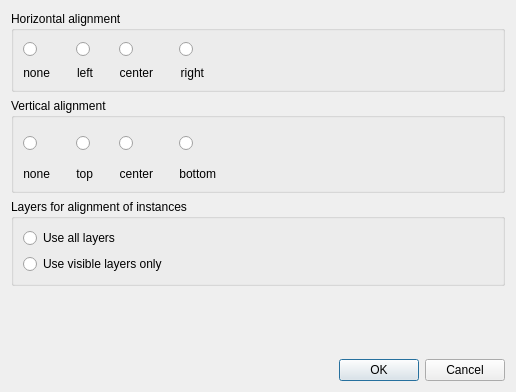
<ui version="4.0" >
 <class>AlignOptionsDialog</class>
 <widget class="QDialog" name="AlignOptionsDialog" >
  <property name="geometry" >
   <rect>
    <x>0</x>
    <y>0</y>
    <width>516</width>
    <height>392</height>
   </rect>
  </property>
  <property name="windowTitle" >
   <string>Alignment Options</string>
  </property>
  <layout class="QVBoxLayout" name="verticalLayout" >
   <item>
    <widget class="QGroupBox" name="groupBox" >
     <property name="title" >
      <string>Horizontal alignment</string>
     </property>
     <layout class="QGridLayout" name="gridLayout_3" >
      <item row="0" column="0" >
       <widget class="QRadioButton" name="h_none_rb" >
        <property name="text" >
         <string/>
        </property>
        <property name="icon" >
         <iconset resource="layResources.qrc" >
          <normaloff>:/align_none.png</normaloff>:/align_none.png</iconset>
        </property>
        <property name="iconSize" >
         <size>
          <width>32</width>
          <height>32</height>
         </size>
        </property>
       </widget>
      </item>
      <item row="0" column="2" >
       <widget class="QRadioButton" name="h_left_rb" >
        <property name="text" >
         <string/>
        </property>
        <property name="icon" >
         <iconset resource="layResources.qrc" >
          <normaloff>:/align_left.png</normaloff>:/align_left.png</iconset>
        </property>
        <property name="iconSize" >
         <size>
          <width>32</width>
          <height>32</height>
         </size>
        </property>
       </widget>
      </item>
      <item row="0" column="4" >
       <widget class="QRadioButton" name="h_center_rb" >
        <property name="text" >
         <string/>
        </property>
        <property name="icon" >
         <iconset resource="layResources.qrc" >
          <normaloff>:/align_hcenter.png</normaloff>:/align_hcenter.png</iconset>
        </property>
        <property name="iconSize" >
         <size>
          <width>32</width>
          <height>32</height>
         </size>
        </property>
       </widget>
      </item>
      <item row="0" column="6" >
       <widget class="QRadioButton" name="h_right_rb" >
        <property name="text" >
         <string/>
        </property>
        <property name="icon" >
         <iconset resource="layResources.qrc" >
          <normaloff>:/align_right.png</normaloff>:/align_right.png</iconset>
        </property>
        <property name="iconSize" >
         <size>
          <width>32</width>
          <height>32</height>
         </size>
        </property>
       </widget>
      </item>
      <item row="0" column="7" >
       <spacer name="horizontalSpacer_3" >
        <property name="orientation" >
         <enum>Qt::Horizontal</enum>
        </property>
        <property name="sizeHint" stdset="0" >
         <size>
          <width>243</width>
          <height>20</height>
         </size>
        </property>
       </spacer>
      </item>
      <item row="1" column="0" >
       <widget class="QLabel" name="label_5" >
        <property name="text" >
         <string>none</string>
        </property>
        <property name="alignment" >
         <set>Qt::AlignRight|Qt::AlignTrailing|Qt::AlignVCenter</set>
        </property>
       </widget>
      </item>
      <item row="1" column="2" >
       <widget class="QLabel" name="label_6" >
        <property name="text" >
         <string>left</string>
        </property>
        <property name="alignment" >
         <set>Qt::AlignRight|Qt::AlignTrailing|Qt::AlignVCenter</set>
        </property>
       </widget>
      </item>
      <item row="1" column="4" >
       <widget class="QLabel" name="label_7" >
        <property name="text" >
         <string>center</string>
        </property>
        <property name="alignment" >
         <set>Qt::AlignRight|Qt::AlignTrailing|Qt::AlignVCenter</set>
        </property>
       </widget>
      </item>
      <item row="1" column="6" >
       <widget class="QLabel" name="label_8" >
        <property name="text" >
         <string>right</string>
        </property>
        <property name="alignment" >
         <set>Qt::AlignRight|Qt::AlignTrailing|Qt::AlignVCenter</set>
        </property>
       </widget>
      </item>
      <item row="0" column="1" >
       <spacer name="horizontalSpacer" >
        <property name="orientation" >
         <enum>Qt::Horizontal</enum>
        </property>
        <property name="sizeType" >
         <enum>QSizePolicy::Fixed</enum>
        </property>
        <property name="sizeHint" stdset="0" >
         <size>
          <width>20</width>
          <height>20</height>
         </size>
        </property>
       </spacer>
      </item>
      <item row="0" column="3" >
       <spacer name="horizontalSpacer_4" >
        <property name="orientation" >
         <enum>Qt::Horizontal</enum>
        </property>
        <property name="sizeType" >
         <enum>QSizePolicy::Fixed</enum>
        </property>
        <property name="sizeHint" stdset="0" >
         <size>
          <width>20</width>
          <height>20</height>
         </size>
        </property>
       </spacer>
      </item>
      <item row="0" column="5" >
       <spacer name="horizontalSpacer_5" >
        <property name="orientation" >
         <enum>Qt::Horizontal</enum>
        </property>
        <property name="sizeType" >
         <enum>QSizePolicy::Fixed</enum>
        </property>
        <property name="sizeHint" stdset="0" >
         <size>
          <width>20</width>
          <height>20</height>
         </size>
        </property>
       </spacer>
      </item>
     </layout>
    </widget>
   </item>
   <item>
    <widget class="QGroupBox" name="groupBox_2" >
     <property name="title" >
      <string>Vertical alignment</string>
     </property>
     <layout class="QGridLayout" name="gridLayout_2" >
      <item row="0" column="0" >
       <widget class="QRadioButton" name="v_none_rb" >
        <property name="text" >
         <string/>
        </property>
        <property name="icon" >
         <iconset resource="layResources.qrc" >
          <normaloff>:/align_none.png</normaloff>:/align_none.png</iconset>
        </property>
        <property name="iconSize" >
         <size>
          <width>32</width>
          <height>32</height>
         </size>
        </property>
       </widget>
      </item>
      <item row="0" column="2" >
       <widget class="QRadioButton" name="v_top_rb" >
        <property name="text" >
         <string/>
        </property>
        <property name="icon" >
         <iconset resource="layResources.qrc" >
          <normaloff>:/align_top.png</normaloff>:/align_top.png</iconset>
        </property>
        <property name="iconSize" >
         <size>
          <width>32</width>
          <height>32</height>
         </size>
        </property>
       </widget>
      </item>
      <item row="0" column="4" >
       <widget class="QRadioButton" name="v_center_rb" >
        <property name="text" >
         <string/>
        </property>
        <property name="icon" >
         <iconset resource="layResources.qrc" >
          <normaloff>:/align_vcenter.png</normaloff>:/align_vcenter.png</iconset>
        </property>
        <property name="iconSize" >
         <size>
          <width>32</width>
          <height>32</height>
         </size>
        </property>
       </widget>
      </item>
      <item row="0" column="7" >
       <spacer name="horizontalSpacer_2" >
        <property name="orientation" >
         <enum>Qt::Horizontal</enum>
        </property>
        <property name="sizeHint" stdset="0" >
         <size>
          <width>243</width>
          <height>34</height>
         </size>
        </property>
       </spacer>
      </item>
      <item row="1" column="0" >
       <widget class="QLabel" name="label" >
        <property name="text" >
         <string>none</string>
        </property>
        <property name="alignment" >
         <set>Qt::AlignRight|Qt::AlignTrailing|Qt::AlignVCenter</set>
        </property>
       </widget>
      </item>
      <item row="1" column="2" >
       <widget class="QLabel" name="label_2" >
        <property name="text" >
         <string>top</string>
        </property>
        <property name="alignment" >
         <set>Qt::AlignRight|Qt::AlignTrailing|Qt::AlignVCenter</set>
        </property>
       </widget>
      </item>
      <item row="1" column="4" >
       <widget class="QLabel" name="label_3" >
        <property name="text" >
         <string>center</string>
        </property>
        <property name="alignment" >
         <set>Qt::AlignRight|Qt::AlignTrailing|Qt::AlignVCenter</set>
        </property>
       </widget>
      </item>
      <item row="1" column="6" >
       <widget class="QLabel" name="label_4" >
        <property name="text" >
         <string>bottom</string>
        </property>
        <property name="alignment" >
         <set>Qt::AlignRight|Qt::AlignTrailing|Qt::AlignVCenter</set>
        </property>
       </widget>
      </item>
      <item row="0" column="6" >
       <widget class="QRadioButton" name="v_bottom_rb" >
        <property name="text" >
         <string/>
        </property>
        <property name="icon" >
         <iconset resource="layResources.qrc" >
          <normaloff>:/align_bottom.png</normaloff>:/align_bottom.png</iconset>
        </property>
        <property name="iconSize" >
         <size>
          <width>32</width>
          <height>32</height>
         </size>
        </property>
       </widget>
      </item>
      <item row="0" column="1" >
       <spacer name="horizontalSpacer_6" >
        <property name="orientation" >
         <enum>Qt::Horizontal</enum>
        </property>
        <property name="sizeType" >
         <enum>QSizePolicy::Fixed</enum>
        </property>
        <property name="sizeHint" stdset="0" >
         <size>
          <width>20</width>
          <height>20</height>
         </size>
        </property>
       </spacer>
      </item>
      <item row="0" column="3" >
       <spacer name="horizontalSpacer_7" >
        <property name="orientation" >
         <enum>Qt::Horizontal</enum>
        </property>
        <property name="sizeType" >
         <enum>QSizePolicy::Fixed</enum>
        </property>
        <property name="sizeHint" stdset="0" >
         <size>
          <width>20</width>
          <height>20</height>
         </size>
        </property>
       </spacer>
      </item>
      <item row="0" column="5" >
       <spacer name="horizontalSpacer_8" >
        <property name="orientation" >
         <enum>Qt::Horizontal</enum>
        </property>
        <property name="sizeType" >
         <enum>QSizePolicy::Fixed</enum>
        </property>
        <property name="sizeHint" stdset="0" >
         <size>
          <width>20</width>
          <height>20</height>
         </size>
        </property>
       </spacer>
      </item>
     </layout>
    </widget>
   </item>
   <item>
    <widget class="QGroupBox" name="groupBox_3" >
     <property name="title" >
      <string>Layers for alignment of instances</string>
     </property>
     <layout class="QGridLayout" name="gridLayout" >
      <item row="1" column="0" >
       <widget class="QRadioButton" name="visible_layers_rb" >
        <property name="text" >
         <string>Use visible layers only</string>
        </property>
       </widget>
      </item>
      <item row="0" column="0" >
       <widget class="QRadioButton" name="all_layers_rb" >
        <property name="text" >
         <string>Use all layers</string>
        </property>
       </widget>
      </item>
     </layout>
    </widget>
   </item>
   <item>
    <spacer name="verticalSpacer" >
     <property name="orientation" >
      <enum>Qt::Vertical</enum>
     </property>
     <property name="sizeHint" stdset="0" >
      <size>
       <width>488</width>
       <height>16</height>
      </size>
     </property>
    </spacer>
   </item>
   <item>
    <widget class="QDialogButtonBox" name="buttonBox" >
     <property name="orientation" >
      <enum>Qt::Horizontal</enum>
     </property>
     <property name="standardButtons" >
      <set>QDialogButtonBox::Cancel|QDialogButtonBox::Ok</set>
     </property>
    </widget>
   </item>
  </layout>
 </widget>
 <tabstops>
  <tabstop>all_layers_rb</tabstop>
  <tabstop>visible_layers_rb</tabstop>
  <tabstop>h_none_rb</tabstop>
  <tabstop>h_left_rb</tabstop>
  <tabstop>h_center_rb</tabstop>
  <tabstop>h_right_rb</tabstop>
  <tabstop>v_none_rb</tabstop>
  <tabstop>v_top_rb</tabstop>
  <tabstop>v_center_rb</tabstop>
  <tabstop>v_bottom_rb</tabstop>
  <tabstop>buttonBox</tabstop>
 </tabstops>
 <resources>
  <include location="layResources.qrc" />
 </resources>
 <connections>
  <connection>
   <sender>buttonBox</sender>
   <signal>accepted()</signal>
   <receiver>AlignOptionsDialog</receiver>
   <slot>accept()</slot>
   <hints>
    <hint type="sourcelabel" >
     <x>248</x>
     <y>254</y>
    </hint>
    <hint type="destinationlabel" >
     <x>157</x>
     <y>274</y>
    </hint>
   </hints>
  </connection>
  <connection>
   <sender>buttonBox</sender>
   <signal>rejected()</signal>
   <receiver>AlignOptionsDialog</receiver>
   <slot>reject()</slot>
   <hints>
    <hint type="sourcelabel" >
     <x>316</x>
     <y>260</y>
    </hint>
    <hint type="destinationlabel" >
     <x>286</x>
     <y>274</y>
    </hint>
   </hints>
  </connection>
 </connections>
</ui>
